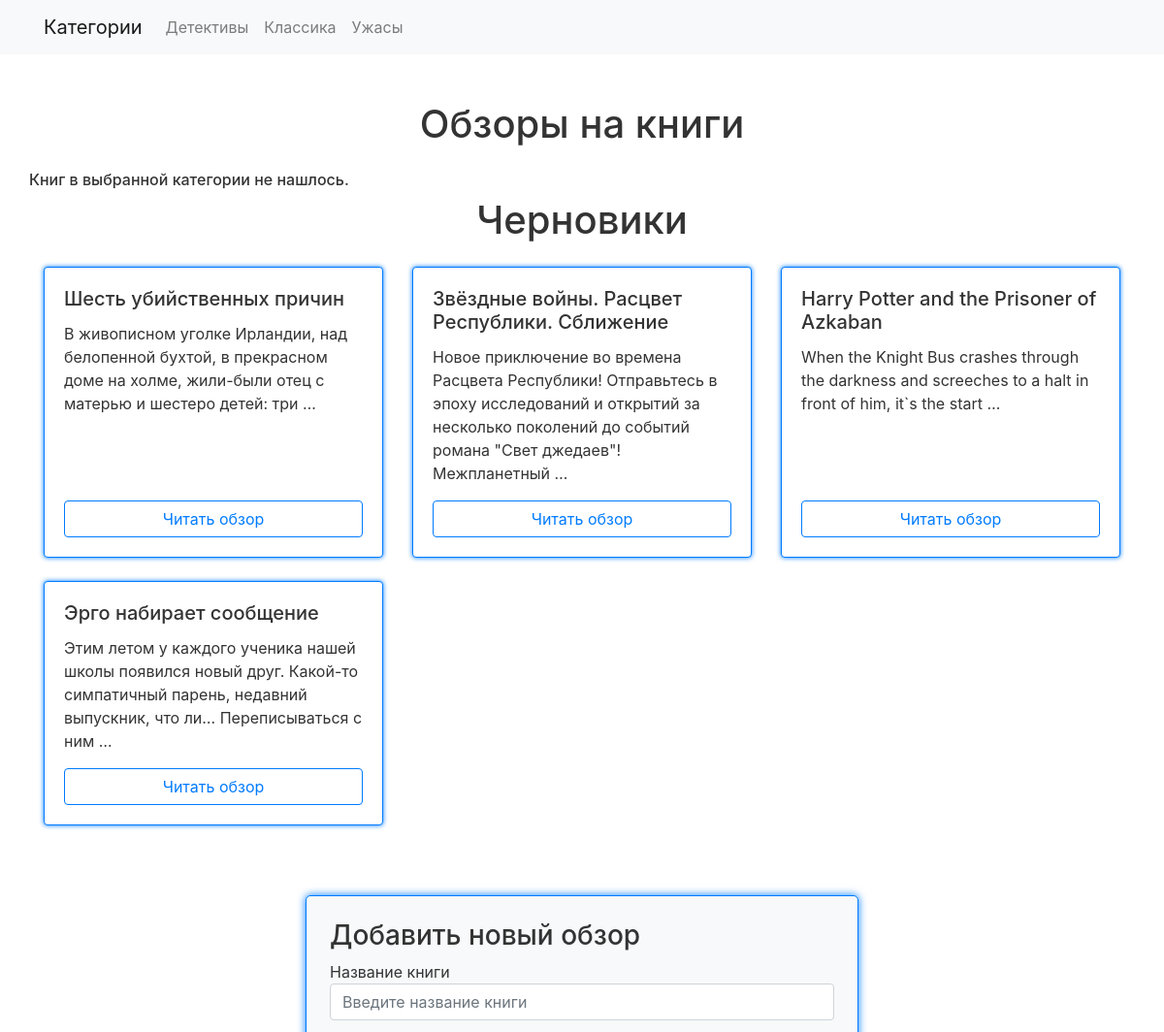
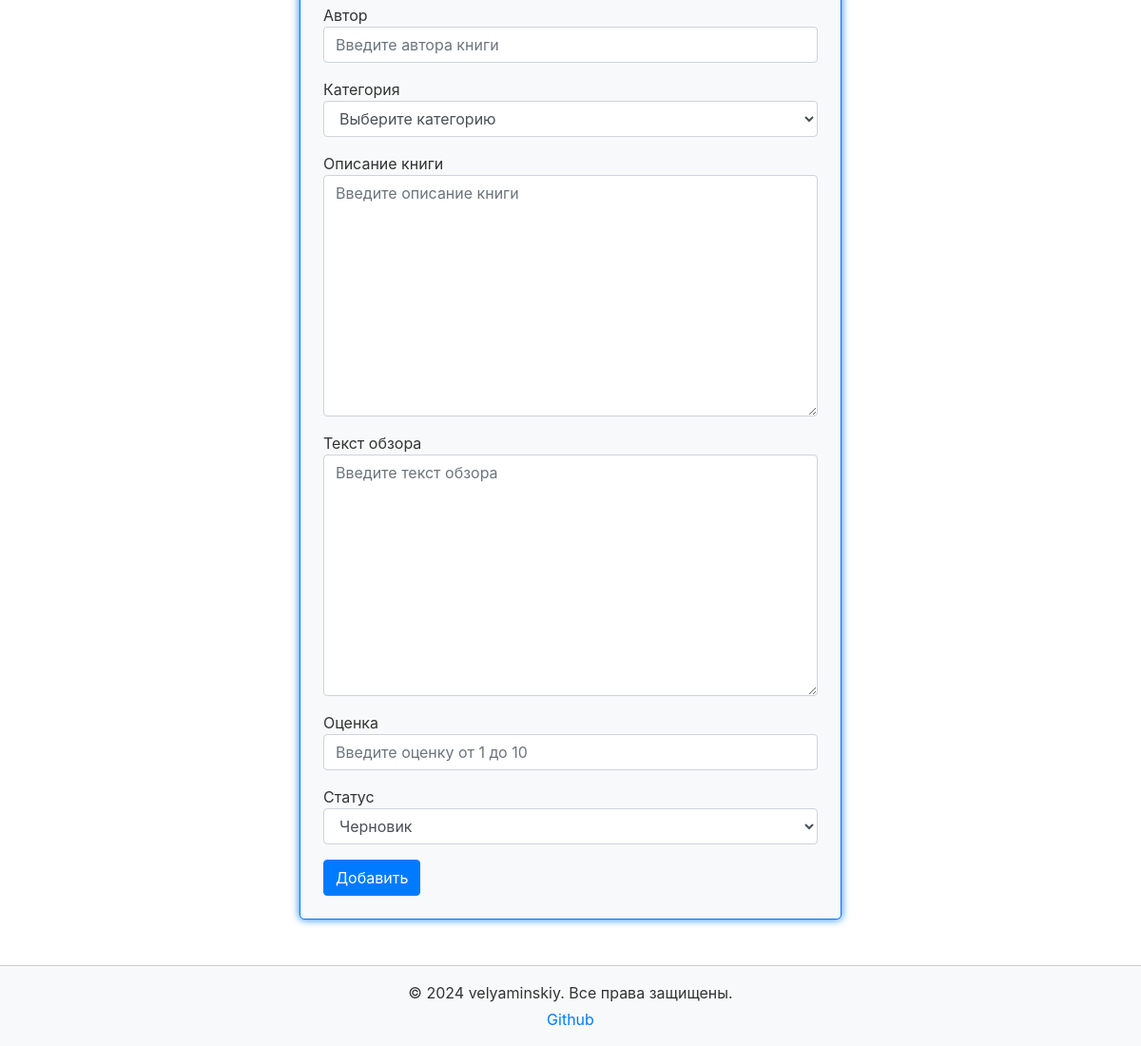
The page /?category=1 (signed in) on the database its author committed (2 pictures, top to bottom).
### core/models.py (models this page shows)
class BookCategory(models.Model):
    name = models.CharField(max_length=140)
    class Meta:
        verbose_name = 'Категория'
        verbose_name_plural = 'Категории'
    def __str__(self):
        return self.name

class Book(models.Model):
    PUBLISHED = 'Published'
    DRAFT = 'Draft'
    STATUSES = [
                (PUBLISHED,'Опубликовано'),
                (DRAFT,'Черновик'),
                ]
    title = models.CharField(max_length=140)
    author = models.CharField(max_length=140)
    category = models.ForeignKey(BookCategory,on_delete=models.SET_NULL,blank=True,null=True,related_name='books')
    description = models.CharField(max_length=800)
    review = models.CharField(max_length=800)
    rate = models.IntegerField(validators=[MinValueValidator(1),MaxValueValidator(10)])
    status = models.CharField(max_length=140,default='Draft',choices=STATUSES)

### core/views.py (the view)
# urls.py: path('', main, name='main'),
def main(request):
    books = Book.objects.filter(status='Published')
    form = BookForm()
    draft_books = Book.objects.filter(status='Draft')
    categories = BookCategory.objects.all()
    is_superuser = request.user.is_superuser
    category_id = request.GET.get('category')
    if category_id:
        books = books.filter(category_id=category_id)
    if not books.exists():
        no_books_message = 'Книг в выбранной категории не нашлось.'
    else:
        no_books_message = ''
    context ={
              'books':books,
              'no_books_message':no_books_message,
              'form':form,
              'draft_books':draft_books,
              'categories':categories,
              'is_superuser':is_superuser,
              }
    return render(request, 'main.html', context)

### templates/main.html (shortened to what this page needs)
<!DOCTYPE html>
<html lang="ru">
<head>
    <link href="https://stackpath.bootstrapcdn.com/bootstrap/4.5.2/css/bootstrap.min.css" rel="stylesheet">
</head>
<body style="background-color: #ffffff;">
    <nav class="navbar navbar-expand-lg navbar-light bg-light neon-navbar">
        <div class="container">
            <a class="navbar-brand" href="#">Категории</a>
            <div class="collapse navbar-collapse" id="navbarNav">
                <ul class="navbar-nav">
                    {% for category in categories %}
                    <li class="nav-item"><a class="nav-link neon-text" href="?category={{category.id}}">{{category}}</a></li>
                    {% endfor %}
                </ul>
            </div>
        </div>
    </nav>
    <div class="container mt-5">
        <h1 class="text-center neon-text mb-4">Обзоры на книги</h1>
        <div class="row">
            <h6 style="text-align: center;">{{no_books_message}}</h2>
        </div>
        {% if is_superuser %}
            <h1 class="text-center neon-text mb-4">Черновики</h1>
            <div class="row">
                {% for book in draft_books %}
                <div class="col-md-6 col-lg-4 mb-4 d-flex">
                    <div class="card neon-card h-100 w-100">
                        <div class="card-body d-flex flex-column">
                            <h5 class="card-title neon-text">{{book.title}}</h5>
                            <p class="card-text flex-grow-1">{{book.description|truncatewords:20}}</p>
                            <a href="{% url 'book_detail' book.id %}" class="btn btn-outline-primary mt-auto">Читать обзор</a>
                        </div>
                    </div>
                </div>
                {% empty %}
                <p>Нет неопубликованных обзоров</p>
                {% endfor %}
            </div>
            <div class="row justify-content-center">
                <div class="p-4 mt-5 neon-form col-md-6">
                    <h3 class="neon-text">Добавить новый обзор</h3>
                    <form action="{% url 'book_add' %}" method="post">
                        {% for field in form %}
                        <div class="form-group">
                            <div class="neon-text">{{field.label}}</div>
                            {{ field }}
                        </div>
                        {% endfor %}
                        <button type="submit" class="btn btn-primary">Добавить</button>
                    </form>
                </div>
            </div>
        {% else %}
        {{is_superuser}}
        <h6>У вас недостаточно прав для добавления обзора.</h6>
        {% endif %}
    </div>
    <footer class="bg-light text-center py-3 mt-5 neon-footer">
        <div class="container">
            <p class="mb-1">© 2024 velyaminskiy. Все права защищены.</p>
            <div class="d-flex justify-content-center">
                <a href="https://github.com/andrei-velya" class="mx-2 neon-text">Github</a>
            </div>
        </div>
    </footer>
</body>
</html>

### templates/main.html (style rules this page uses)
body { background-color: #ffffff; color: #333333; }
.neon-navbar { background-color: #f8f9fa; }
.neon-card { border: 1px solid #007bff; box-shadow: 0 0 5px #007bff; }
.neon-form { background-color: #f8f9fa; border-radius: 5px; border: 1px solid #007bff; box-shadow: 0 0 8px #007bff; padding: 20px; }
.neon-footer { border-top: 1px solid #cccccc; }
.btn-outline-primary { border-color: #007bff; color: #007bff; }

### rows shown on the page
BookCategory: name "Детективы"
BookCategory: name "Классика"
BookCategory: name "Ужасы"
Book: title "Шесть убийственных причин", description "В живописном уголке Ирландии, над белопенной бухтой, в прекрасном доме на холме, жили-были отец с матерью и шестеро детей: три …"
Book: title "Звёздные войны. Расцвет Республики. Сближение", description "Новое приключение во времена Расцвета Республики! Отправьтесь в эпоху исследований и открытий за несколько поколений до событий романа \"Свет джедаев\"!Межпланетный …"
Book: title "Harry Potter and the Prisoner of Azkaban", description "When the Knight Bus crashes through the darkness and screeches to a halt in front of him, it`s the start …"
Book: title "Эрго набирает сообщение", description "Этим летом у каждого ученика нашей школы появился новый друг. Какой-то симпатичный парень, недавний выпускник, что ли… Переписываться с ним …"

### other values the page prints
{{ no_books_message }} "Книг в выбранной категории не нашлось."
{{ field.label }} "Название книги" "Автор" "Категория" "Описание книги" "Текст обзора" "Оценка" "Статус"
